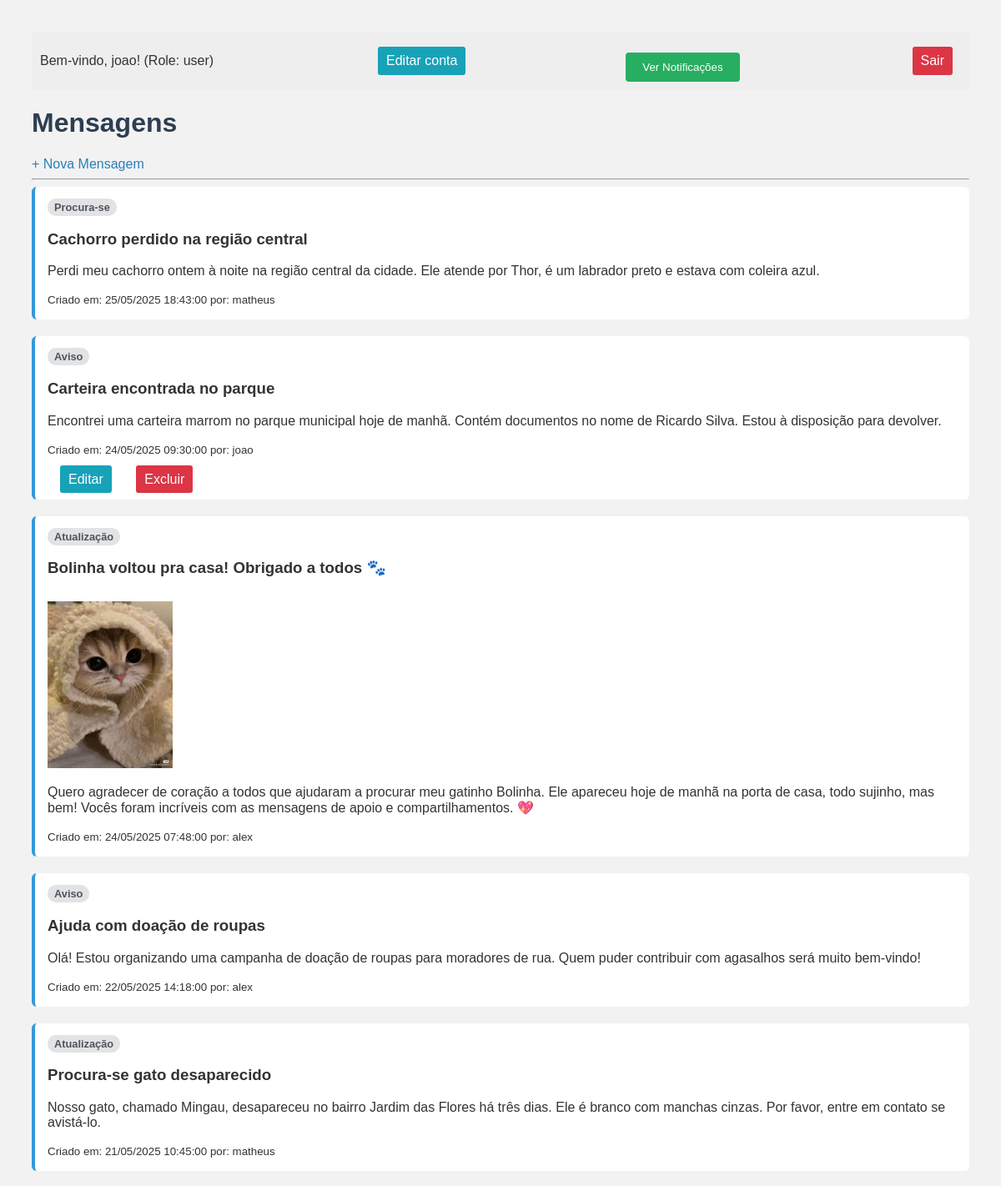
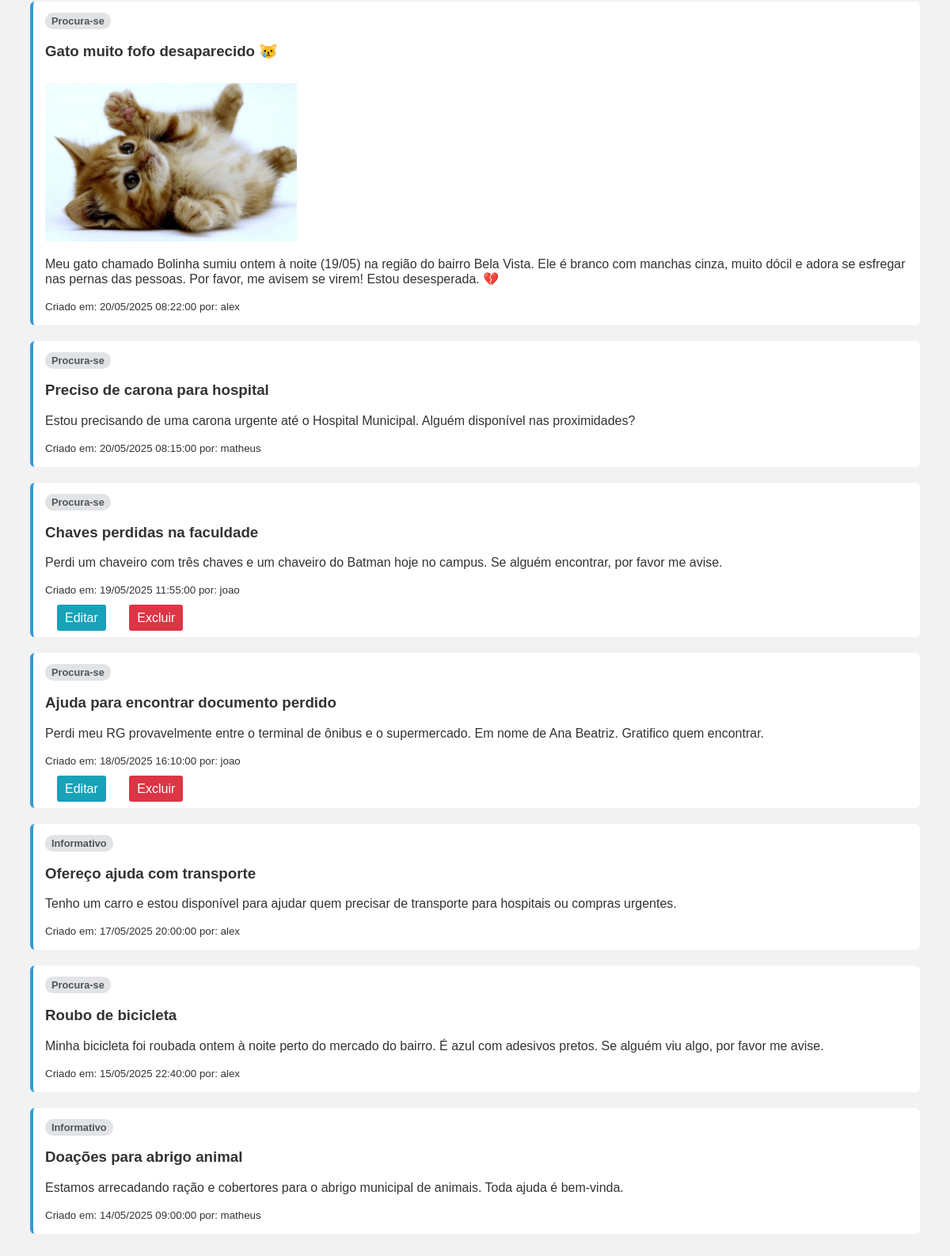
Page /mensagem/index.php (signed in) on the committed database (2 pictures, top to bottom).
### tables this page shows
CREATE TABLE `mensagens` (
  `id` int(11) NOT NULL,
  `titulo` varchar(100) DEFAULT NULL,
  `conteudo` text DEFAULT NULL,
  `criado_em` timestamp NOT NULL DEFAULT current_timestamp(),
  `user_id` int(11) DEFAULT NULL,
  `tag_id` int(11) DEFAULT NULL,
  `image_path` varchar(255) DEFAULT NULL
);

CREATE TABLE `tags` (
  `id` int(11) NOT NULL,
  `nome` varchar(50) NOT NULL
);

CREATE TABLE `usuarios` (
  `id` int(11) NOT NULL,
  `username` varchar(50) NOT NULL,
  `password` varchar(255) NOT NULL,
  `role` varchar(20) DEFAULT 'user',
  `created_at` timestamp NOT NULL DEFAULT current_timestamp(),
  `email` varchar(255) NOT NULL
);

### mensagem/index.php (the view, shortened to what this page needs)
<?php
include 'db.php';
$sql = "SELECT m.*, u.username, t.nome AS tag_nome
        FROM mensagens m
        LEFT JOIN usuarios u ON m.user_id = u.id
        LEFT JOIN tags t ON m.tag_id = t.id
        ORDER BY m.criado_em DESC";
$result = $conn->query($sql);
$logged_user_id = isset($_SESSION['user_id']) ? $_SESSION['user_id'] : null;
$logged_user_role = isset($_SESSION['role']) ? $_SESSION['role'] : null;
?>
<!DOCTYPE html>
<html>
<head>
    <link rel="stylesheet" href="style.css">
</head>
<body>
    <div style="padding: 10px; background-color: #eee; margin-bottom: 20px; border-radius: 5px; display: flex; justify-content: space-between; align-items: center;">
        <span>
            Bem-vindo, <?php echo htmlspecialchars($_SESSION['username']); ?>!
            (Role: <?php echo htmlspecialchars($logged_user_role); ?>)
        </span>
        <a href="../auth/editar_perfil.php" class = "botao botao-editar">Editar conta</a>
        <a href="notificacoes.php">
            <button>Ver Notificações</button>
        </a>
        <a href="../auth/logout.php" class = "botao botao-excluir">Sair</a>
    </div>
    <h1>Mensagens</h1>
    <a href="create.php" class="button-new">+ Nova Mensagem</a>
    <hr>
    <?php if ($result->num_rows > 0): ?>
        <?php while ($row = $result->fetch_assoc()): ?>
            <div class="message-box">
            <?php if (!empty($row['tag_nome'])): ?>
                    <span class="message-tag" style="background-color: #e2e3e5; color: #4f545c; padding: 3px 8px; border-radius: 10px; font-size: 0.8em; font-weight: bold; margin-right: 10px;">
                        <?= htmlspecialchars($row['tag_nome']) ?>
                    </span>
                 <?php elseif ($row['tag_id']): ?>
                     <span class="message-tag" style="/* estilo diferente talvez */">[Tag Removida]</span>
                 <?php endif; ?>
                <h3><?= htmlspecialchars($row['titulo']) ?></h3>
                <?php if (!empty($row['image_path'])): ?>
                    <img src="<?= htmlspecialchars($row['image_path']) ?>" style="max-height: 200px; height: auto; margin-top: 10px;">
                <?php endif; ?>
                <p><?= nl2br(htmlspecialchars($row['conteudo'])) ?></p>
                <small>
                    Criado em: <?= date('d/m/Y H:i:s', strtotime($row['criado_em'])) ?>
                    <?php
                        $owner_id = $row['user_id'] ?? null;
                    ?>
                    <?php if (!empty($row['username'])): ?>
                        por: <?= htmlspecialchars($row['username']) ?>
                    <?php elseif ($owner_id): ?>
                        por: (usuário desconhecido)
                    <?php else: ?>
                         por: (autor não registrado)
                    <?php endif; ?>
                </small><br>
                <?php
                if ($logged_user_id !== null && ($owner_id == $logged_user_id || $logged_user_role === 'admin')):
                ?><br>
                    <a href="edit.php?id=<?= $row['id'] ?>"  class = "botao botao-editar">Editar</a>
                    <a href="#" onclick="confirmarExclusao(<?= $row['id'] ?>)"  class = "botao botao-excluir">Excluir</a>
                <?php endif; ?>
            </div>
        <?php endwhile; ?>
    <?php else: ?>
        <p>Nenhuma mensagem encontrada.</p>
    <?php endif; ?>
</body>
</html>

### mensagem/style.css (style rules this page uses)
body { font-family: Arial, sans-serif; background-color: #f2f2f2; padding: 30px; color: #333; }
h1, h2 { color: #2c3e50; }
a { color: #2980b9; text-decoration: none; margin-right: 10px; }
button { padding: 10px 20px; margin-top: 15px; background-color: #27ae60; color: white; border: none; border-radius: 4px; cursor: pointer; }
.message-box { background-color: white; padding: 15px; margin-bottom: 20px; border-left: 4px solid #3498db; border-radius: 6px; }
.botao { margin-left: 15px; padding: 8px 10px; text-decoration: none; border-radius: 3px; transition: background-color 0.3s ease, transform 0.2s ease; }
.botao-editar { background-color: #17a2b8; color: white; }
.botao-excluir { background-color: #dc3545; color: white; }

### rows in the picture
mensagens: tag.nome "Procura-se", titulo "Cachorro perdido na região central", conteudo "Perdi meu cachorro ontem à noite na região central da cidade. Ele atende por Thor, é um labrador preto e estava com coleira azul.", criado_em "25/05/2025 18:43:00", user.username "matheus"
mensagens: tag.nome "Aviso", titulo "Carteira encontrada no parque", conteudo "Encontrei uma carteira marrom no parque municipal hoje de manhã. Contém documentos no nome de Ricardo Silva. Estou à disposição para devolver.", criado_em "24/05/2025 09:30:00", user.username "joao"
mensagens: tag.nome "Atualização", titulo "Bolinha voltou pra casa! Obrigado a todos 🐾", image_path (picture), conteudo "Quero agradecer de coração a todos que ajudaram a procurar meu gatinho Bolinha. Ele apareceu hoje de manhã na porta de casa, todo sujinho, mas bem! Vocês foram incríveis com as mensagens de apoio e compartilhamentos. 💖", criado_em "24/05/2025 07:48:00", user.username "alex"
mensagens: tag.nome "Aviso", titulo "Ajuda com doação de roupas", conteudo "Olá! Estou organizando uma campanha de doação de roupas para moradores de rua. Quem puder contribuir com agasalhos será muito bem-vindo!", criado_em "22/05/2025 14:18:00", user.username "alex"
mensagens: tag.nome "Atualização", titulo "Procura-se gato desaparecido", conteudo "Nosso gato, chamado Mingau, desapareceu no bairro Jardim das Flores há três dias. Ele é branco com manchas cinzas. Por favor, entre em contato se avistá-lo.", criado_em "21/05/2025 10:45:00", user.username "matheus"
mensagens: tag.nome "Procura-se", titulo "Gato muito fofo desaparecido 😿", image_path (picture), conteudo "Meu gato chamado Bolinha sumiu ontem à noite (19/05) na região do bairro Bela Vista. Ele é branco com manchas cinza, muito dócil e adora se esfregar nas pernas das pessoas. Por favor, me avisem se virem! Estou desesperada. 💔", criado_em "20/05/2025 08:22:00", user.username "alex"
mensagens: tag.nome "Procura-se", titulo "Preciso de carona para hospital", conteudo "Estou precisando de uma carona urgente até o Hospital Municipal. Alguém disponível nas proximidades?", criado_em "20/05/2025 08:15:00", user.username "matheus"
mensagens: tag.nome "Procura-se", titulo "Chaves perdidas na faculdade", conteudo "Perdi um chaveiro com três chaves e um chaveiro do Batman hoje no campus. Se alguém encontrar, por favor me avise.", criado_em "19/05/2025 11:55:00", user.username "joao"
mensagens: tag.nome "Procura-se", titulo "Ajuda para encontrar documento perdido", conteudo "Perdi meu RG provavelmente entre o terminal de ônibus e o supermercado. Em nome de Ana Beatriz. Gratifico quem encontrar.", criado_em "18/05/2025 16:10:00", user.username "joao"
mensagens: tag.nome "Informativo", titulo "Ofereço ajuda com transporte", conteudo "Tenho um carro e estou disponível para ajudar quem precisar de transporte para hospitais ou compras urgentes.", criado_em "17/05/2025 20:00:00", user.username "alex"
mensagens: tag.nome "Procura-se", titulo "Roubo de bicicleta", conteudo "Minha bicicleta foi roubada ontem à noite perto do mercado do bairro. É azul com adesivos pretos. Se alguém viu algo, por favor me avise.", criado_em "15/05/2025 22:40:00", user.username "alex"
mensagens: tag.nome "Informativo", titulo "Doações para abrigo animal", conteudo "Estamos arrecadando ração e cobertores para o abrigo municipal de animais. Toda ajuda é bem-vinda.", criado_em "14/05/2025 09:00:00", user.username "matheus"

### other values in the picture
$_SESSION['username'] "joao"
$logged_user_role "user"
